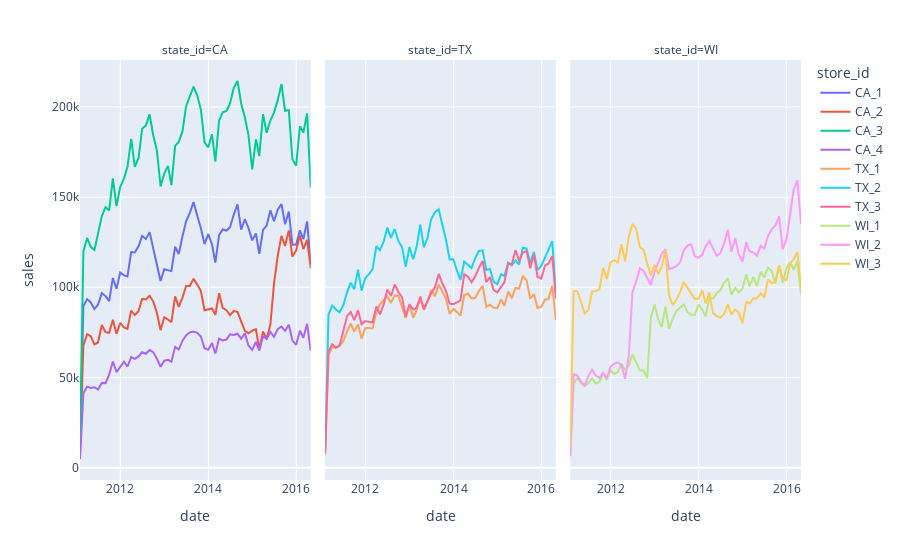

Notebook code for this chart:
### Code cell
tmp = \
(df
.loc[:, ('sales')]
.sum(axis=1)
.rename('sales')
.groupby(['store_id','state_id'])
.resample('M', level='date')
.sum()
.reset_index())
tmp
px.line(tmp, x='date', y='sales', color='store_id', facet_col='state_id')
